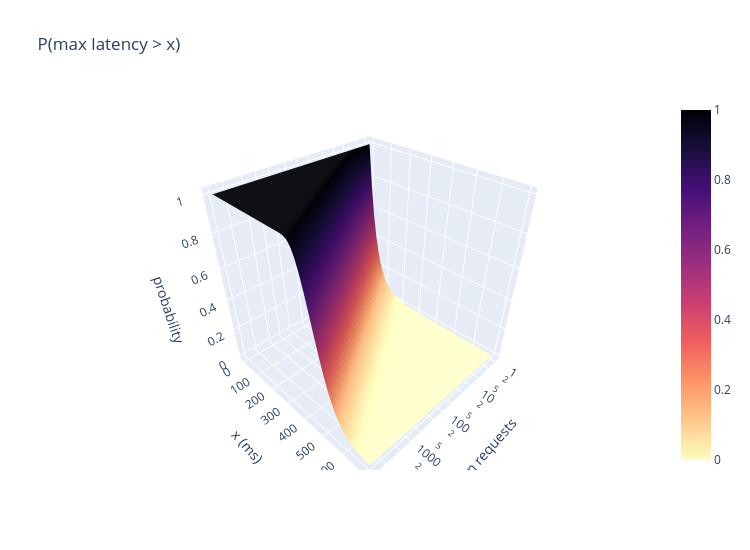

The notebook cell saved with this chart:
### Markdown cell above
### 8.3 Interactive Plotly version of 8.2
Hover to read the exceedance probability for any $(n,x)$.

### Code cell
fig = go.Figure(go.Surface(x=n_ax, y=x_ax, z=Pg, colorscale="Magma", reversescale=True))
fig.update_layout(title="P(max latency > x)", width=750, height=550, scene=dict(xaxis_title="n requests", yaxis_title="x (ms)", zaxis_title="probability", xaxis_type="log"))
fig.show()

### Figure 1 — Plotly figure (JSON) as saved in the notebook; plotly's stock layout.template omitted (floating-point values rounded to 4 significant figures; data arrays with more than 128 entries replaced by an {"elided": "..."} marker saying what was removed)
{"data": [{"colorscale": [[0.0, "#000004"], [0.1111, "#180f3d"], [0.2222, "#440f76"], [0.3333, "#721f81"], [0.4444, "#9e2f7f"], [0.5556, "#cd4071"], [0.6667, "#f1605d"], [0.7778, "#fd9668"], [0.8889, "#feca8d"], [1.0, "#fcfdbf"]], "reversescale": true, "type": "surface", "x": [1.0, 1.207, 1.456, 1.758, 2.121, 2.56, 3.089, 3.728, 4.498, 5.429, 6.551, 7.906, 9.541, 11.51, 13.89, 16.77, 20.24, 24.42, 29.47, 35.56, 42.92, 51.79, 62.51, 75.43, 91.03, 109.9, 132.6, 160.0, 193.1, 233.0, 281.2, 339.3, 409.5, 494.2, 596.4, 719.7, 868.5, 1048.0, 1265.0, 1526.0, 1842.0, 2223.0, 2683.0, 3237.0, 3907.0, 4715.0, 5690.0, 6866.0, 8286.0, 10000.0], "y": [0.0, 14.29, 28.57, 42.86, 57.14, 71.43, 85.71, 100.0, 114.3, 128.6, 142.9, 157.1, 171.4, 185.7, 200.0, 214.3, 228.6, 242.9, 257.1, 271.4, 285.7, 300.0, 314.3, 328.6, 342.9, 357.1, 371.4, 385.7, 400.0, 414.3, 428.6, 442.9, 457.1, 471.4, 485.7, 500.0, 514.3, 528.6, 542.9, 557.1, 571.4, 585.7, 600.0, 614.3, 628.6, 642.9, 657.1, 671.4, 685.7, 700.0], "z": {"elided": "50x50 float values"}}], "layout": {"height": 550, "scene": {"xaxis": {"title": {"text": "n requests"}, "type": "log"}, "yaxis": {"title": {"text": "x (ms)"}}, "zaxis": {"title": {"text": "probability"}}}, "title": {"text": "P(max latency > x)"}, "width": 750}}
